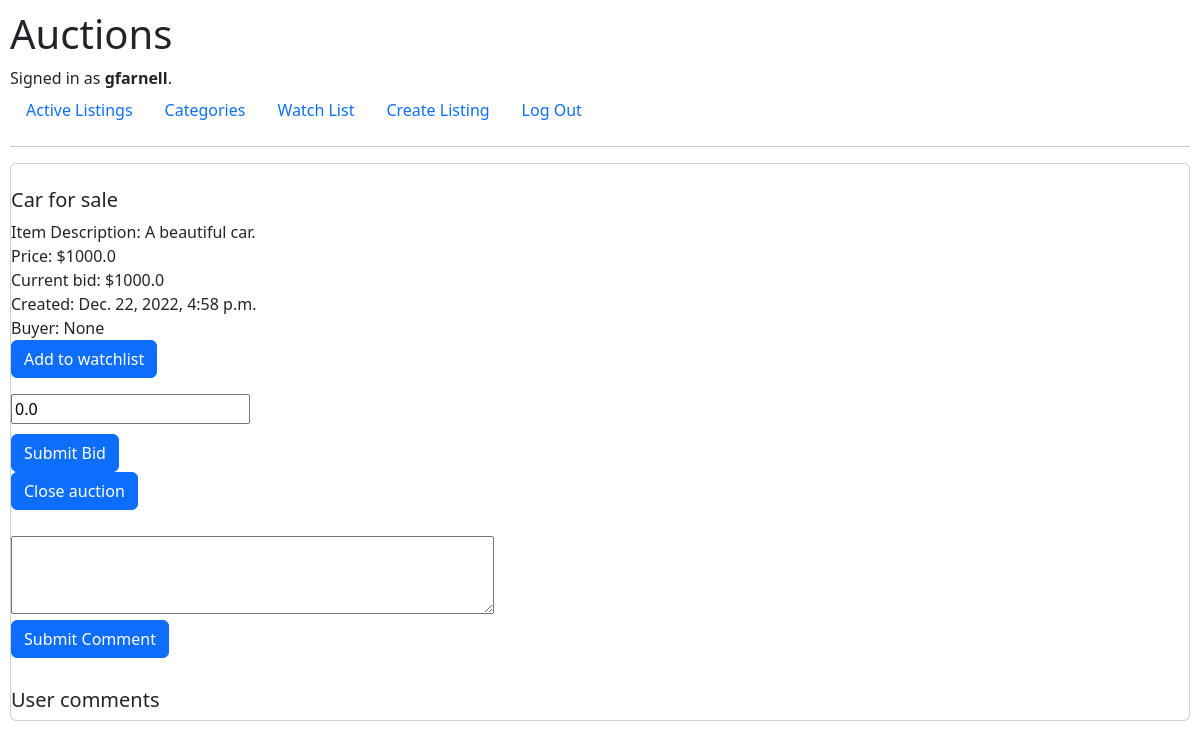
The app's page /listings/46 (signed in), older data.
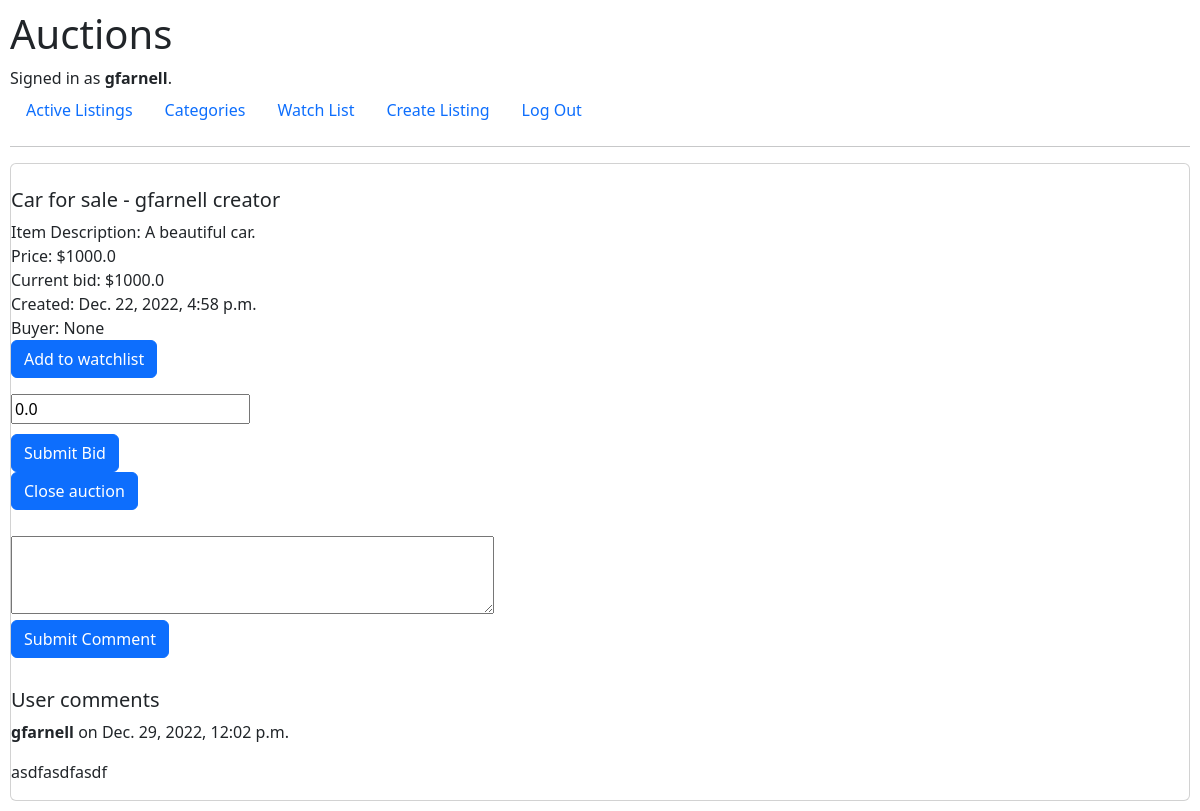
The same page, newer data.
### auctions/models.py (models this page shows, shortened)
class User(AbstractUser):
    pass

class Listings(models.Model):
    creator = models.ForeignKey(
        User, on_delete=models.PROTECT, related_name="get_creator_listings", blank=False)
    buyer = models.ForeignKey(
        User, blank=True, null=True, on_delete=models.PROTECT, related_name="get_buyer_listings")
    watchers = models.ManyToManyField(
        User, blank=True, related_name="get_watched_listings")
    title = models.CharField(max_length=64)
    description = models.CharField(max_length=300)
    startingBid = models.FloatField(max_length=64)
    createdDate = models.DateTimeField(auto_now_add=True)
    active = models.BooleanField(default=True)
    url = models.CharField(max_length=128, blank=True)
    category = models.CharField(
        max_length=64)

class Bids(models.Model):
    auction = models.ForeignKey(
        Listings, on_delete=models.CASCADE, related_name="get_auction_listings")
    currentBid = models.FloatField(blank=True, default=0.0)
    bidAmount = models.FloatField(null=True, default=0.0)
    date = models.DateTimeField(auto_now_add=True)

class Comments(models.Model):
    comment = models.CharField(max_length=100)
    createdDate = models.DateTimeField(auto_now_add=True)
    user = models.ForeignKey(
        User, on_delete=models.CASCADE, related_name="get_user_comments")
    listing = models.ForeignKey(
        Listings, on_delete=models.CASCADE, related_name="get_comments")

### auctions/views.py (the view)
# urls.py: path("listings/<int:listing_id>", views.listings, name="listings"),
@login_required
def listings(request, listing_id):
    commentForm = forms.CommentForm()
    bidForm = forms.BidForm()
    commentsForListing = Comments.objects.filter(
        listing=listing_id)
    user_id = request.user.id
    userName = User.objects.get(id=user_id)
    currentObject = Listings.objects.get(id=listing_id)
    if userName in currentObject.watchers.all():
        print("Watcher is already in the list!")
        watcher = True
    else:
        print("Watcher is not in the list!")
        watcher = False
    returnedBids = Bids.objects.get(auction=listing_id)
    currentBidForContext = returnedBids.currentBid
    listing = Listings.objects.get(id=listing_id)
    return render(request, "auctions/listing.html", {"listing": listing, "commentForm": commentForm, "bidForm": bidForm, "commentsForListing":
                                                     commentsForListing, "watcher": watcher, "currentBidForContext": currentBidForContext})

### auctions/forms.py
class CommentForm(forms.Form):
    text = forms.CharField(
        label='',
        initial='',
        required=True,
        widget=forms.Textarea(attrs={
            'rows': '3',
            'cols': '50'
        }
        )
    )

class BidForm(forms.Form):
    bid = forms.DecimalField(required=True,
                             label='',
                             initial=0.00,
                             widget=forms.NumberInput(attrs={'placeholder': '',
                                                             'min': '0.01',
                                                             'step': '0.01'}))

### auctions/templates/auctions/listing.html (shortened to what this page needs)
{% extends "auctions/layout.html" %}
{% load static %}
{% block body %}
<div class="card">
    <div>
        <ul>
            <li><img src="{{ listing.url}}" alt="" width="" height="" /></li>
            <h5>{{ listing.title}}</h5>
            <li>Item Description: {{ listing.description}}</li>
            <li>Price: ${{ listing.startingBid}}</li>
            <li>Current bid: ${{ currentBidForContext }}</li>
            <li>Created: {{ listing.createdDate}}</li>
            <li>Buyer: {{ listing.buyer}}</li>
            {% if watcher == False %}
            <li><a class="btn btn-primary watchlist" href="{% url 'watchlist' listing.id %}">Add to watchlist</a></li>
            {% endif %}
        </ul>
    </div>
    <div>
        <form action="{% url 'submitBid' listing.id %}" method="post" enctype="multipart/form-data">
            {{bidForm}}
            <input class="btn btn-primary" type="submit" value="Submit Bid">
        </form>
    </div>
    <div>
        <ul> {% if listing.active == True%}
            <li><a class="btn btn-primary watchlist" href="{% url 'closeAuction' listing.id %}">Close auction</a></li>
            {% endif %}
        </ul>
    </div>
    <div>
        <form action="{% url 'saveComment' listing.id %}" method="post" enctype="multipart/form-data">
            {{commentForm}}
            <input class="btn btn-primary" type="submit" value="Submit Comment">
        </form>
    </div>
    <h5 class="UserComments">User comments</h5>
    <div>
        {% for x in commentsForListing %}
        <p> <b>{{x.user}}</b> on {{x.createdDate}}</p>
        <p> {{x.comment}}</p>
        {% endfor %}
    </div>
</div>
{% endblock %}

### auctions/templates/auctions/layout.html (shortened to what this page needs)
{% load static %}
<!DOCTYPE html>
<html lang="en">
<head>
<link href="https://cdn.jsdelivr.net/npm/bootstrap@5.2.3/dist/css/bootstrap.min.css" rel="stylesheet">
<link href="{% static 'static/styles.css' %}" rel="stylesheet" type="text/css">
</head>
<body>
    <h1>Auctions</h1>
    <div>
        {% if user.is_authenticated %}
        Signed in as <strong>{{ user.username }}</strong>.
        {% else %}
        Not signed in.
        {% endif %}
    </div>
    <ul class="nav">
        {% if user.is_authenticated %}
        <li class="nav-item">
            <a class="nav-link" href="{% url 'activeListings' %}">Active Listings</a>
        </li>
        <li class="nav-item">
            <a class="nav-link" href="{% url 'categories' %}">Categories</a>
        </li>
        <li class="nav-item">
            <a class="nav-link" href="{% url 'displayWatchlist' %}">Watch List</a>
        </li>
        <li class="nav-item">
            <a class="nav-link" href="{% url 'createlisting' %}">Create Listing</a>
        </li>
        <li class="nav-item">
            <a class="nav-link" href="{% url 'logout' %}">Log Out</a>
        </li>
        {% endif %}
    </ul>
    <hr>
    {% block body %}
    {% endblock %}
</body>
</html>

### auctions/static/static/styles.css (style rules this page uses)
body { padding: 10px; }
ul { list-style: none; padding-left: 0px; }
a { text-decoration: none; }
input.btn.btn-primary { display: flex; }
#id_text { margin-top: 10px; }
#id_bid { margin-bottom: 10px; }
.UserComments { padding-top: 30px; }

Row changes from the older to the newer data that the page shows:
changed Listings "A beautiful car.": title "Car for sale" → "Car for sale - gfarnell creator"
added Comments: user "gfarnell", createdDate "Dec. 29, 2022, 12:02 p.m.", comment "asdfasdfasdf"
